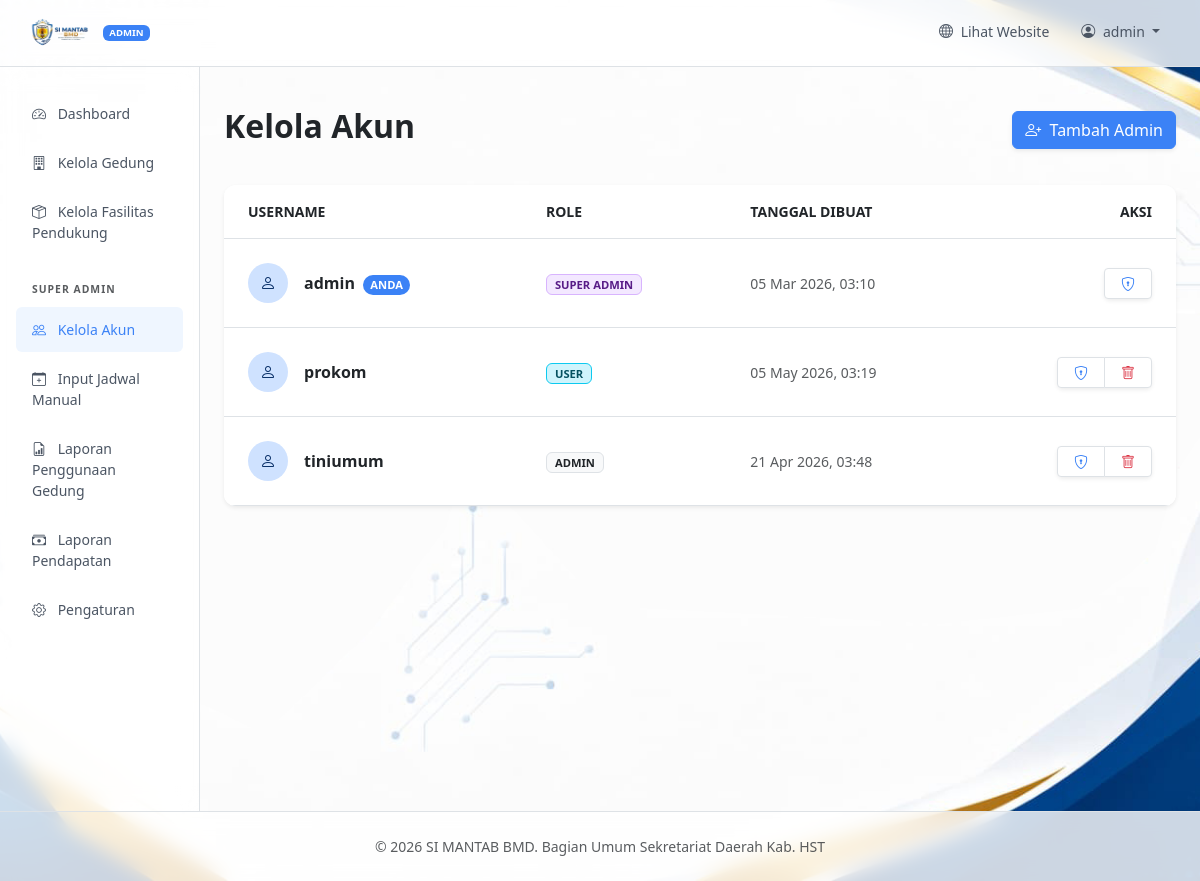
The page /admin/users.php (signed in) on the database its author committed.
### tables this page shows
CREATE TABLE `users` (
  `id` int(11) NOT NULL,
  `username` varchar(255) NOT NULL,
  `password` varchar(255) NOT NULL,
  `role` enum('super_admin','admin','user') DEFAULT 'user',
  `created_at` timestamp NOT NULL DEFAULT current_timestamp()
);

### admin/users.php (the view, shortened to what this page needs)
<?php
require_once '../config.php';
$stmt = $pdo->query("SELECT id, username, role, created_at FROM users ORDER BY username ASC");
$admins = $stmt->fetchAll(PDO::FETCH_ASSOC);
include 'header.php';
?>
<div class="d-flex justify-content-between flex-wrap flex-md-nowrap align-items-center pt-3 pb-2 mb-4">
    <h1 class="h2 fw-bold">Kelola Akun</h1>
    <a href="user_form.php" class="btn btn-primary shadow-sm">
        <i class="bi bi-person-plus me-1"></i> Tambah Admin
    </a>
</div>
<div class="card border-0 shadow-sm overflow-hidden">
    <div class="table-responsive">
        <table class="table table-hover align-middle mb-0">
            <thead class="bg-light text-muted small text-uppercase fw-bold">
                <tr>
                    <th class="px-4 py-3">Username</th>
                    <th class="px-4 py-3">Role</th>
                    <th class="px-4 py-3">Tanggal Dibuat</th>
                    <th class="px-4 py-3 text-end">Aksi</th>
                </tr>
            </thead>
            <tbody class="border-top-0">
                <?php foreach($admins as $admin): ?>
                <tr>
                    <td class="px-4 py-4">
                        <div class="d-flex align-items-center">
                            <div class="rounded-circle bg-primary-subtle d-flex align-items-center justify-content-center text-primary-emphasis me-3" style="width: 40px; height: 40px;">
                                <i class="bi bi-person"></i>
                            </div>
                            <div>
                                <span class="fw-bold"><?= htmlspecialchars($admin['username']) ?></span>
                                <?php if($admin['id'] == $_SESSION['user_id']): ?>
                                    <span class="badge bg-primary rounded-pill xsmall ms-1">ANDA</span>
                                <?php endif; ?>
                            </div>
                        </div>
                    </td>
                    <td class="px-4 py-4">
                        <?php if($admin['role'] === 'super_admin'): ?>
                            <span class="badge bg-purple-subtle text-purple-emphasis px-2 py-1 xsmall fw-bold border border-purple">SUPER ADMIN</span>
                        <?php elseif($admin['role'] === 'admin'): ?>
                            <span class="badge bg-light text-dark px-2 py-1 xsmall fw-bold border">ADMIN</span>
                        <?php else: ?>
                            <span class="badge bg-info-subtle text-info-emphasis px-2 py-1 xsmall fw-bold border border-info">USER</span>
                        <?php endif; ?>
                    </td>
                    <td class="px-4 py-4 text-muted small">
                        <?= date('d M Y, H:i', strtotime($admin['created_at'])) ?>
                    </td>
                    <td class="px-4 py-4 text-end">
                        <div class="btn-group btn-group-sm shadow-sm">
                            <a href="user_form.php?id=<?= $admin['id'] ?>" class="btn btn-white border px-3" title="Edit / Ganti Password">
                                <i class="bi bi-shield-lock text-primary"></i>
                            </a>
                            <?php if($admin['id'] != $_SESSION['user_id']): ?>
                                <a href="user_delete.php?id=<?= $admin['id'] ?>" class="btn btn-white border px-3 delete-trigger" title="Hapus" data-message="Yakin ingin menghapus akun '<?= htmlspecialchars($admin['username']) ?>'?">
                                    <i class="bi bi-trash text-danger"></i>
                                </a>
                            <?php endif; ?>
                        </div>
                    </td>
                </tr>
                <?php endforeach; ?>
            </tbody>
        </table>
    </div>
</div>
<?php
include '../footer.php';
?>

### admin/header.php (style rules this page uses)
:root { --bs-primary: #3b82f6; --bs-primary-rgb: 59, 130, 246; }
.btn-primary { background-color: var(--bs-primary); border-color: var(--bs-primary); }
html, body { height: 100%; margin: 0; }
body { background-image: url('../assets/simantab.jpg'); background-size: cover; background-attachment: fixed; background-position: center; background-repeat: no-repeat; min-height: 100vh; }
.card { background-color: rgba(255, 255, 255, 0.9); backdrop-filter: blur(5px); border: none; border-radius: 0.75rem; }

### admin/users.php (style rules this page uses)
.xsmall { font-size: 0.7rem; }
.btn-white { background-color: #fff; }
.bg-primary-subtle { background-color: #e7f1ff; }
.text-primary-emphasis { color: #052c65; }
.bg-purple-subtle { background-color: #f3e8ff; }
.text-purple-emphasis { color: #581c87; }
.border-purple { border-color: #d8b4fe !important; }
.bg-info-subtle { background-color: #cff4fc; }
.text-info-emphasis { color: #055160; }

### rows shown on the page
users: username "admin", shows "ANDA", role "SUPER ADMIN", created_at "05 Mar 2026, 03:10"
users: username "prokom", role "USER", created_at "05 May 2026, 03:19"
users: username "tiniumum", role "ADMIN", created_at "21 Apr 2026, 03:48"

### other values the page prints
$_SESSION['username'] "admin"
